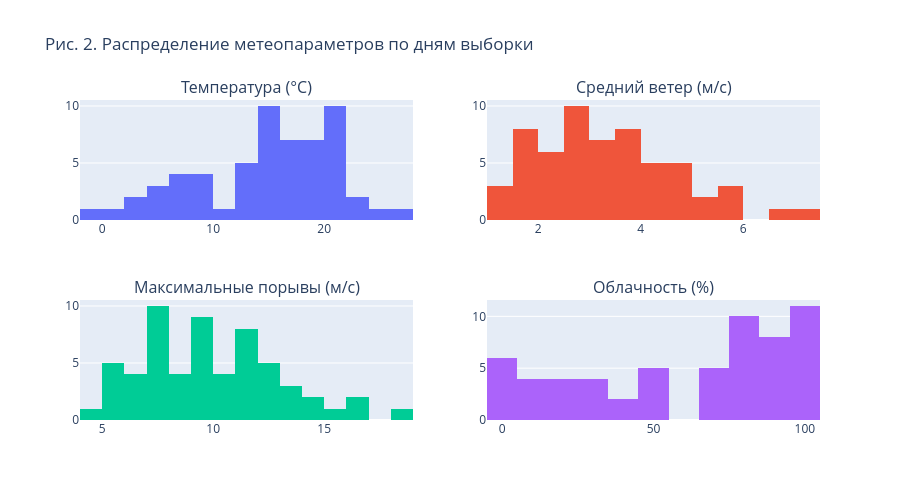

Write notebook code for a chart like this one.
### Code cell
fig = make_subplots(rows=2, cols=2, subplot_titles=[
    "Температура (°C)", "Средний ветер (м/с)",
    "Максимальные порывы (м/с)", "Облачность (%)"
])

for i, (col, name) in enumerate([
    ("temperature_2m_mean", "Температура"),
    ("wind_speed_10m_mean", "Ветер"),
    ("wind_gusts_10m_max", "Порывы"),
    ("cloud_cover_mean", "Облачность"),
]):
    r, c = divmod(i, 2)
    fig.add_trace(
        go.Histogram(x=weather[col], nbinsx=15, name=name, showlegend=False),
        row=r + 1, col=c + 1
    )

fig.update_layout(height=500, title_text="Рис. 2. Распределение метеопараметров по дням выборки")
ALL_FIGS.append(("fig_02_meteo_histograms", fig))
fig.show()

### Figure 1 — Plotly figure (JSON) as saved in the notebook; plotly's stock layout.template omitted (floating-point values rounded to 4 significant figures)
{"data": [{"name": "Температура", "nbinsx": 15, "showlegend": false, "type": "histogram", "x": [14.0, 15.6, 2.0, -0.0, 9.2, 7.9, 15.8, 14.3, 8.3, 17.0, 17.2, 20.8, 17.3, 18.2, 16.7, 24.2, 18.0, 22.9, 20.9, 19.9, 20.6, 18.9, 21.7, 21.6, 17.2, 20.3, 12.9, 9.8, 14.0, 12.8, 12.0, 6.6, 5.7, 5.7, -0.9, 18.3, 18.7, 3.5, 4.5, 21.6, 22.9, 21.7, 15.7, 16.8, 11.3, 16.0, 27.0, 20.9, 20.6, 15.5, 13.7, 12.0, 15.8, 15.5, 15.9, 18.0, 6.7, 6.6, 8.9], "xaxis": "x", "yaxis": "y"}, {"name": "Ветер", "nbinsx": 15, "showlegend": false, "type": "histogram", "x": [5.15, 3.38, 4.06, 2.49, 2.19, 7.04, 4.66, 3.31, 1.87, 3.34, 2.58, 1.35, 2.76, 3.93, 4.66, 1.81, 4.23, 2.31, 2.96, 2.53, 1.98, 2.93, 1.67, 2.75, 1.53, 3.97, 3.17, 4.53, 2.63, 1.92, 3.87, 5.81, 4.11, 1.46, 3.38, 2.32, 3.89, 5.77, 3.96, 3.67, 5.85, 3.45, 4.53, 1.3, 6.57, 3.4, 3.99, 2.2, 3.58, 2.58, 1.92, 4.08, 5.09, 2.69, 1.5, 4.21, 4.75, 2.28, 2.92], "xaxis": "x2", "yaxis": "y2"}, {"name": "Порывы", "nbinsx": 15, "showlegend": false, "type": "histogram", "x": [12.3, 9.2, 9.5, 7.6, 8.3, 18.2, 13.8, 9.3, 6.3, 9.6, 7.6, 7.1, 7.9, 12.2, 14.1, 5.3, 10.9, 9.2, 8.3, 7.7, 9.0, 7.8, 5.4, 9.1, 5.3, 10.4, 8.8, 11.4, 6.9, 5.7, 9.4, 14.6, 10.7, 4.3, 11.5, 7.4, 13.0, 15.1, 12.7, 11.4, 16.2, 11.1, 13.9, 5.8, 16.0, 12.3, 11.0, 8.9, 11.7, 9.3, 7.5, 10.7, 11.8, 7.6, 6.1, 11.8, 12.7, 6.0, 7.6], "xaxis": "x3", "yaxis": "y3"}, {"name": "Облачность", "nbinsx": 15, "showlegend": false, "type": "histogram", "x": [90.6, 94.6, 100.0, 45.9, 80.9, 90.1, 78.6, 26.4, 96.6, 0.0, 13.5, 80.7, 51.8, 80.2, 28.1, 23.2, 40.1, 48.7, 19.6, 51.1, 30.3, 1.7, 13.5, 1.5, 0.0, 23.3, 74.4, 100.0, 82.5, 100.0, 100.0, 95.5, 80.6, 73.7, 98.3, 34.3, 38.5, 76.2, 51.6, 11.4, 69.4, 96.1, 84.8, 86.5, 100.0, 79.2, 9.4, 88.6, 67.7, 89.5, 86.9, 96.2, 73.9, 24.9, 0.0, 98.5, 82.5, 0.0, 86.5], "xaxis": "x4", "yaxis": "y4"}], "layout": {"annotations": [{"font": {"size": 16}, "showarrow": false, "text": "Температура (°C)", "x": 0.225, "xanchor": "center", "xref": "paper", "y": 1.0, "yanchor": "bottom", "yref": "paper"}, {"font": {"size": 16}, "showarrow": false, "text": "Средний ветер (м/с)", "x": 0.775, "xanchor": "center", "xref": "paper", "y": 1.0, "yanchor": "bottom", "yref": "paper"}, {"font": {"size": 16}, "showarrow": false, "text": "Максимальные порывы (м/с)", "x": 0.225, "xanchor": "center", "xref": "paper", "y": 0.375, "yanchor": "bottom", "yref": "paper"}, {"font": {"size": 16}, "showarrow": false, "text": "Облачность (%)", "x": 0.775, "xanchor": "center", "xref": "paper", "y": 0.375, "yanchor": "bottom", "yref": "paper"}], "height": 500, "title": {"text": "Рис. 2. Распределение метеопараметров по дням выборки"}, "xaxis": {"anchor": "y", "domain": [0.0, 0.45]}, "xaxis2": {"anchor": "y2", "domain": [0.55, 1.0]}, "xaxis3": {"anchor": "y3", "domain": [0.0, 0.45]}, "xaxis4": {"anchor": "y4", "domain": [0.55, 1.0]}, "yaxis": {"anchor": "x", "domain": [0.625, 1.0]}, "yaxis2": {"anchor": "x2", "domain": [0.625, 1.0]}, "yaxis3": {"anchor": "x3", "domain": [0.0, 0.375]}, "yaxis4": {"anchor": "x4", "domain": [0.0, 0.375]}}}
